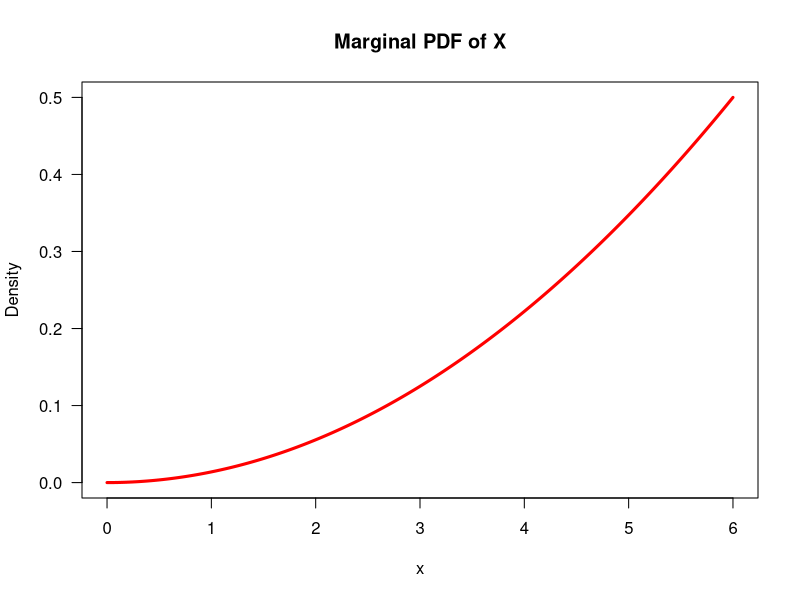
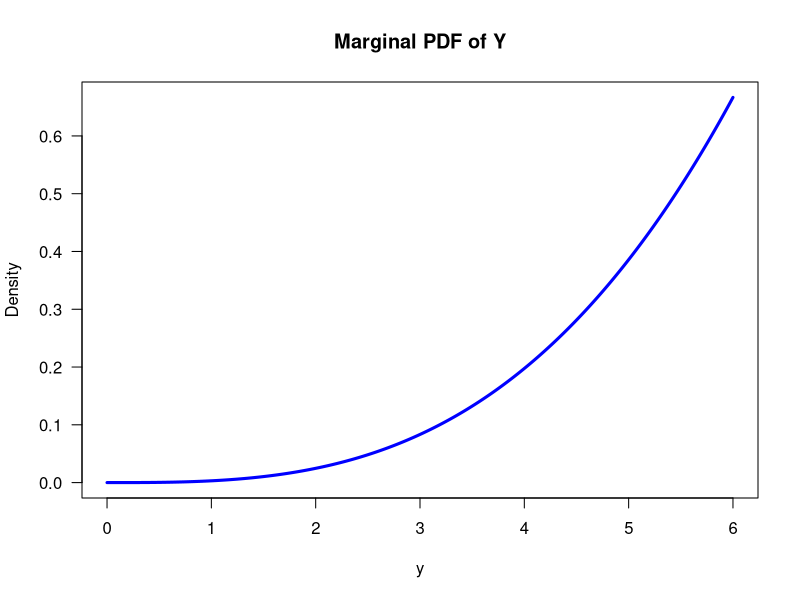

Write R code to recreate these figures, in order.
## ---- chunk 1
library(data.table)
# CJ stands for cross-join; it returns all possible
#   pairs of elements of y1 and y2 as a data.table,
#   just like expand.grid does in base R but ~ 5x faster
pmf = CJ(y1 = 0:1, y2 = 0:2
         )[ , p := c(.38, .14, .24, .17, .02, .05)][]

# Jumping into the weeds here a bit.
# Approach: Sample **row numbers** of the pmf with
#  probability corresponding to the likelihood of the
#  corresponding cell in the pmf table.
#  Then draw the y1/y2 corresponding to that row number,
#  and calculate the correlation of y1/y2 that we draw

#  sample(.I, 1e6, prob = p, replace = TRUE)
#    * .I is the shorthand for the row number in a data.table
#    * 1e6 is the number of samples we want to draw
#    * prob = p tells sample not to draw the rows with equal
#      probability, but, e.g., row 1 will be chosen with
#      probability p[1]; row 2, with probability p[2], etc.
#  .SD[sample(...)]
#    * .SD, called within a [] call to a data.table, is simply
#      the data.table itself. So if we write pmf[ , .SD], it's
#      exactly equivalent to having written pmf[]. Oftentimes,
#      it's convenient to be able to refer to the data itself
#      within the [] call, as we do here. So .SD[sample(...)]
#      is the same as pmf[sample(...)], except that we use
#      variables within sample(...) that we can't use in the
#      first argument (called i) to [] -- namely, .I and p
#      Ultimately, .SD[sample(...)] extracts the rows (with
#      repetitions as necessary) corresponding to each element
#      of sample(...).
#  .SD[sample(...), cor(y1, y2)]
#    * Now that we've "subsetted" the data to those rows
#      corresponding to sample(...), we simply calculate the
#      correlation on our sample.
pmf[ , .SD[sample(.I, 1e6, prob = p, replace = TRUE), cor(y1, y2)]]
## ---- chunk 2
x = c(1, 2, 4)
y = c(1, 3)
pmf.matrix = outer(x, y, function(x, y) x^2 + y^2)
pmf.matrix
cc = 1/sum(pmf.matrix)
cc
## ---- chunk 3
#Same approach as above, but done to death
pmf = CJ(x = x, y = y)[ , p := cc * c(pmf.matrix)]

pmf[ , .SD[sample(.I, 1e6, prob = p, replace = TRUE),
           #Using backticks since these aren't kosher variable names
           .(`(b)` = mean(y < x), `(c)` = mean(y > x), 
             `(d)` = mean(y == x), `(e)` = mean(y == 3),
             `(g.1)` = mean(x), `(g.2)` = mean(y),
             `(g.3)` = mean(x*y), `(h.1)` = var(x),
             `(h.2)` = var(y), `(h.3)` = var(x + y),
             `(i.1)` = mean(x[x >= y]),
             `(i.2)` = var(x[x >= y]))]]
## ---- chunk 4
pdf = CJ(y1 = seq(0, 1, length.out = 1000L),
         y2 = seq(0, 1, length.out = 1000L)
         )[ , p := 4 * y1 * y2
            #have to normalize since we discretized
            ][ , p := p/sum(p)]

#sanity check
pdf[ , sum(p)]

#now calculate CDF
pdf[y1 <= .5 & y2 <= .75, sum(p)]
## ---- chunk 5
#marginal dist'n for Y1
pdf[ , .(p_1 = sum(p)), by = y1]

#marginal dist'n for Y2
pdf[ , .(p_2 = sum(p)), by = y2]
## ---- chunk 6
pdf[ , .SD[sample(.I, 1e6, prob = p, replace = TRUE), var(y1 - y2)]]
## ---- chunk 7
k = 1/integrate(function(y) y^3, 0, 6)$value/
  integrate(function(x) x^2, 0, 6)$value
k
## ---- chunk 8
x = seq(0, 6, length.out = 1000L)
plot(x, sapply(x, function(xx)
  integrate(function(y) k * xx^2 * y^3, 0, 6)$value),
  main = "Marginal PDF of X", ylab = "Density", 
  type = "l", lwd = 3L, col = "red", las = 1L)

y = seq(0, 6, length.out = 1000L)
plot(y, sapply(y, function(yy)
  integrate(function(x) k * x^2 * yy^3, 0, 6)$value),
  main = "Marginal PDF of Y", ylab = "Density",
  type = "l", lwd = 3L, col = "blue", las = 1L)
## ---- chunk 9
pdf = CJ(x = x, y = y)[ , p := k * x^2 * y^3
                        ][ , p := p/sum(p)]
pdf[ , .SD[sample(.I, 1e6, prob = p, replace = TRUE), 
           .(`(d)` = var(x), `(e)` = var(y), `(f)` = cov(x, y))]]
